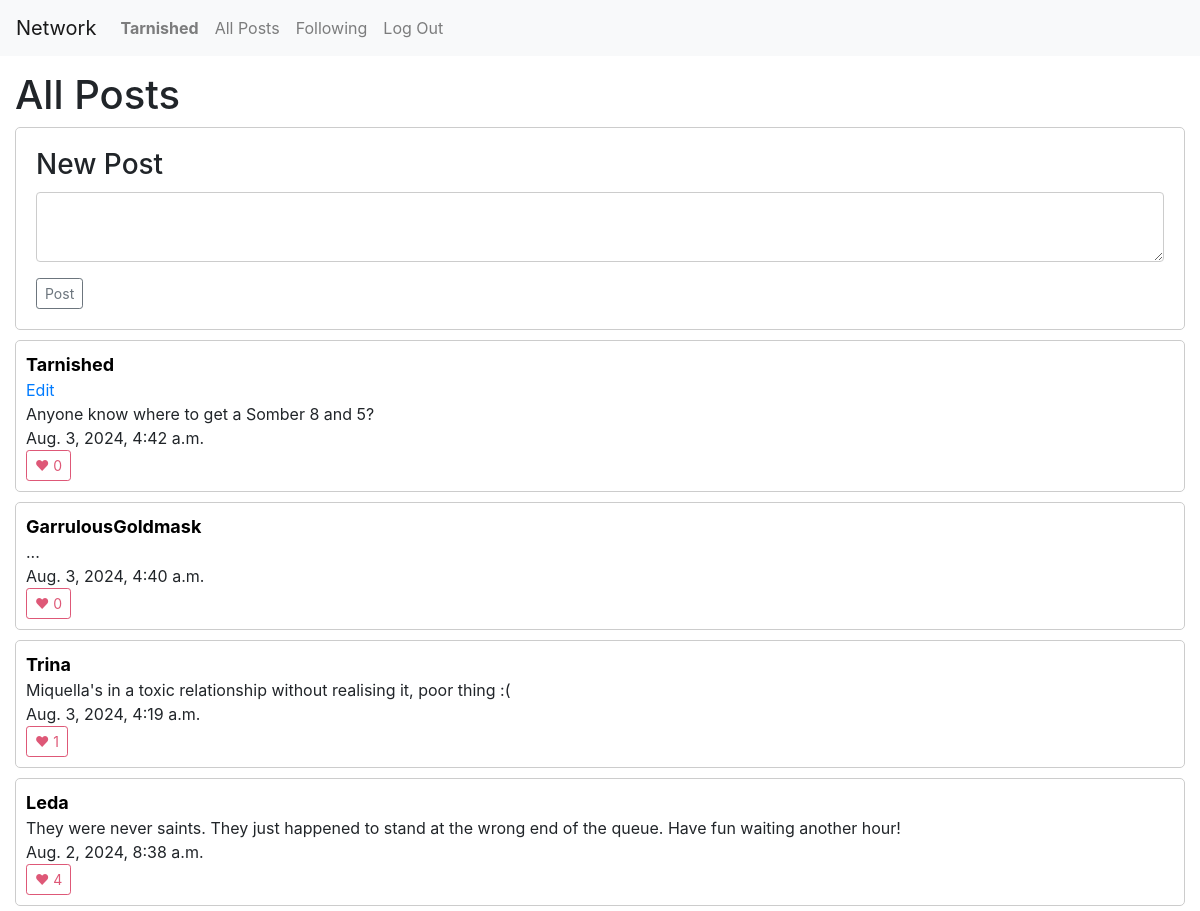
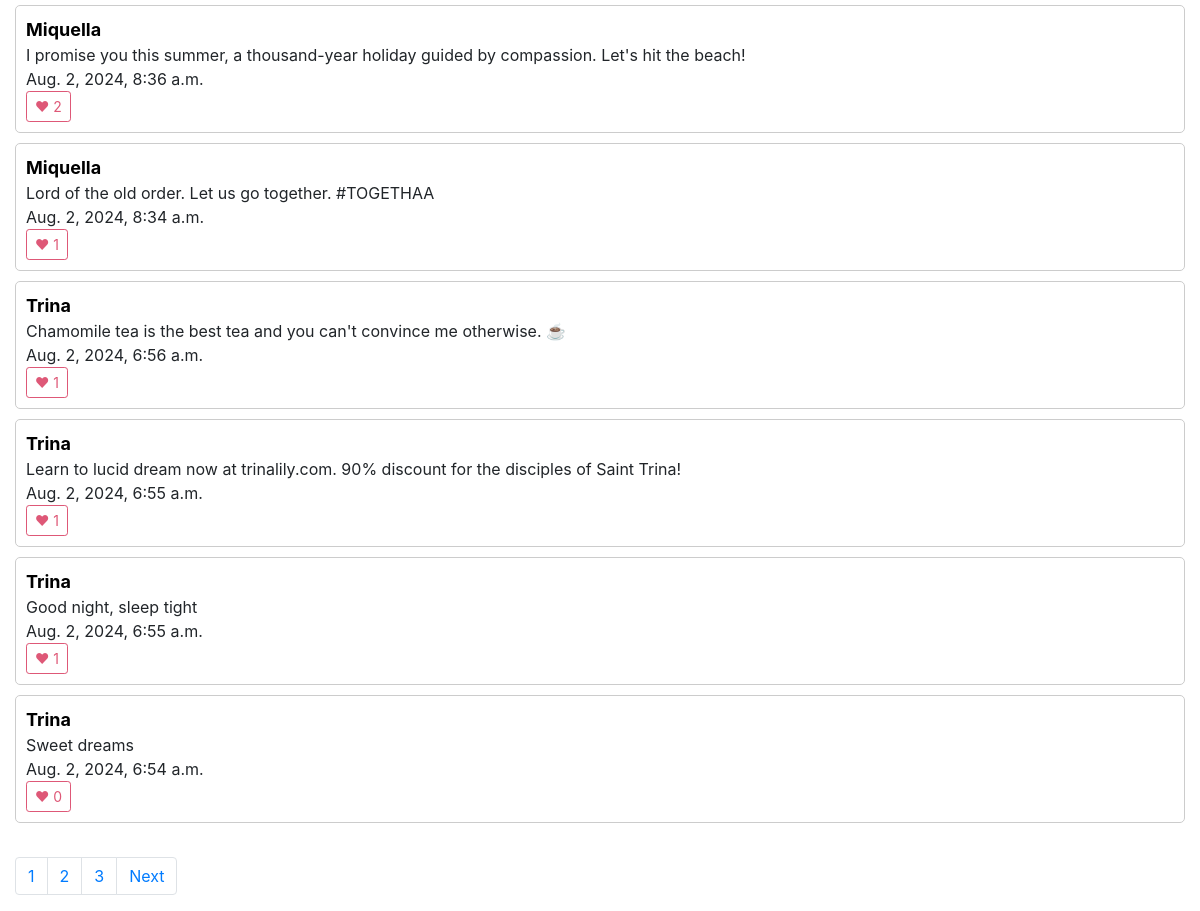
/all-posts/1 (signed in), run on the app's committed database (2 pictures, top to bottom).
### network/models.py (models this page shows, shortened)
class User(AbstractUser):
    followers = models.ManyToManyField('self', related_name="following", null=True)
    following = models.ManyToManyField('self', related_name="followers",null=True)
    def __str__(self):
        return self.username

class Post(models.Model):
    user = models.ForeignKey("User", on_delete=models.CASCADE, related_name="posts")
    content = models.TextField(blank=True)
    timestamp = models.DateTimeField(auto_now_add=True)
    likes = models.IntegerField(default=0)
    likes_users = models.ManyToManyField("User", related_name="likes", null=True)

### network/views.py (the view)
# urls.py: path("all-posts/<int:page_num>", views.all_posts, name="all_posts"),
def all_posts(request, page_num):
    posts = Post.objects.all()
    posts = posts.order_by("-timestamp").all()
    p = Paginator(posts, 10)
    page_obj = p.get_page(page_num)
    prev_page = None
    has_prev_page = False
    if page_obj.has_previous():
        prev_page = page_obj.previous_page_number()
        has_prev_page = True
    next_page = None
    has_next_page = False
    if page_obj.has_next():
        next_page = page_obj.next_page_number()
        has_next_page = True
    return render(request, 'network/all.html', {
        "username":request.user,
        "posts": page_obj,
        "pages": p,
        "prev_page": prev_page,
        "has_prev_page": has_prev_page,
        "next_page": next_page,
        "has_next_page": has_next_page,
    })

### network/templates/network/all.html (shortened to what this page needs)
{% extends "network/layout.html" %}
{% load static %}
{% block body %}
  <h1>All Posts</h1>
  {% if user.is_authenticated %}
    <div id="new-post">
      <h3>New Post</h3>
      <form id="post-form">
          <textarea id="post-body"></textarea>
      </form>
      <button id="create" class="btn btn-sm btn-outline-secondary">Post</button>
    </div>
  {% endif %}
  {% for post in posts %}
  <div id="post-container">
      <a href="{% url 'user' post.user.username 1 %}" class="username-link">{{ post.user.username }}</a>
      {% if post.user == username %}
        <br><button id="edit-link-{{ post.id }}" class="edit-link" onclick="edit_post({{ post.id }})">Edit</button>
      {% endif %}
      <div id="content-{{ post.id }}">{{ post.content }}</div>
      {{ post.timestamp }} <br>
      <button id="like-{{ post.id }}" onclick="toggle_like({{ post.id }})" class="like-btn">♥ {{ post.likes_users.count }}</button>
  </div>
  {% endfor %}
  <br>
  <nav aria-label="Page navigation example">
    <ul class="pagination">
      {% for page in pages %}
        <li class="page-item"><a class="page-link"  href="{% url 'all_posts' page.number%}">{{ page.number }}</a></li>
      {% endfor %}
      {% if has_next_page %}
        <li class="page-item"><a class="page-link" href="{% url 'all_posts' next_page %}">Next</a></li>
      {% endif  %}
    </ul>
  </nav>
{% endblock %}

### network/templates/network/layout.html (shortened to what this page needs)
{% load static %}
<!DOCTYPE html>
<html lang="en">
    <head>
        <link rel="stylesheet" href="https://stackpath.bootstrapcdn.com/bootstrap/4.4.1/css/bootstrap.min.css">
        <link href="{% static 'network/styles.css' %}" rel="stylesheet">
    </head>
    <body>
        <nav class="navbar navbar-expand-lg navbar-light bg-light">
            <a class="navbar-brand" href="#">Network</a>
            <div>
              <ul class="navbar-nav mr-auto">
                {% if user.is_authenticated %}
                    <li class="nav-item">
                        <a id="nav-username" class="nav-link" href="{% url 'user' user.username 1 %}"><strong>{{ user.username }}</strong></a>
                    </li>
                {% endif %}
                <li class="nav-item">
                  <a class="nav-link" href="{% url 'index' %}">All Posts</a>
                </li>
                {% if user.is_authenticated %}
                    <li class="nav-item">
                        <a class="nav-link" href="{% url 'following' 1%}">Following</a>
                    </li>
                    <li class="nav-item">
                        <a class="nav-link" href="{% url 'logout' %}">Log Out</a>
                    </li>
                {% endif %}
              </ul>
            </div>
          </nav>
        <div class="body">
            {% block body %}
            {% endblock %}
        </div>
    </body>
</html>

### network/static/network/styles.css (style rules this page uses)
.body { margin:15px; }
#new-post > * { display: block; margin: 10px; }
#post-container { align-items: center; border: 1px solid #ccc; padding: 10px; margin-bottom: 10px; border-radius: 5px; }
#new-post { border: 1px solid #ccc; margin-bottom: 10px; padding:10px; border-radius: 5px; }
#post-body { width: 100%; box-sizing: border-box; padding: 10px; border: 1px solid #ccc; border-radius: 4px; resize: vertical; }
.edit-link { color:#007bff; background-color: transparent; border:none; padding:0px; }
.username-link { color:black; font-weight: bold; font-size: large; }
.like-btn { display: inline-block; font-weight: 400; text-align: center; vertical-align: middle; user-select: none; background-color: transparent; border: 1px solid transparent; transition: color .15s ease-in-out,background-color .15s ease-in-out,border-color .15s ease-in-out,box-shadow .15s ease-in-out; padding: .25rem .5rem; font-size: .875rem; line-height: 1.5; border-radius: .2rem; color: #de5877; border-color: #de5877; }

### data on the page
User: username "Tarnished"
Post: user.username "Tarnished", content "Anyone know where to get a Somber 8 and 5?", timestamp "Aug. 3, 2024, 4:42 a.m.", likes_users.count "0"
Post: user.username "GarrulousGoldmask", content "...", timestamp "Aug. 3, 2024, 4:40 a.m.", likes_users.count "0"
Post: user.username "Trina", content "Miquella's in a toxic relationship without realising it, poor thing :(", timestamp "Aug. 3, 2024, 4:19 a.m.", likes_users.count "1"
Post: user.username "Leda", content "They were never saints. They just happened to stand at the wrong end of the queue. Have fun waiting another hour!", timestamp "Aug. 2, 2024, 8:38 a.m.", likes_users.count "4"
Post: user.username "Miquella", content "I promise you this summer, a thousand-year holiday guided by compassion. Let's hit the beach!", timestamp "Aug. 2, 2024, 8:36 a.m.", likes_users.count "2"
Post: user.username "Miquella", content "Lord of the old order. Let us go together. #TOGETHAA", timestamp "Aug. 2, 2024, 8:34 a.m.", likes_users.count "1"
Post: user.username "Trina", content "Chamomile tea is the best tea and you can't convince me otherwise. ☕️", timestamp "Aug. 2, 2024, 6:56 a.m.", likes_users.count "1"
Post: user.username "Trina", content "Learn to lucid dream now at trinalily.com. 90% discount for the disciples of Saint Trina!", timestamp "Aug. 2, 2024, 6:55 a.m.", likes_users.count "1"
Post: user.username "Trina", content "Good night, sleep tight", timestamp "Aug. 2, 2024, 6:55 a.m.", likes_users.count "1"
Post: user.username "Trina", content "Sweet dreams", timestamp "Aug. 2, 2024, 6:54 a.m.", likes_users.count "0"

### other printed values
{{ page.number }} "1" "2" "3"
